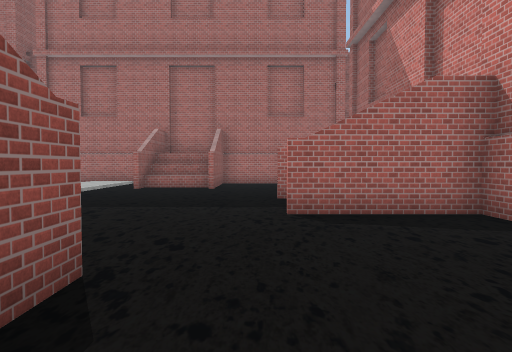
view 1 (above)

24 first-person views from a walk through a scene from a Unity 3-D project. The camera is 1.5 m above the floor, tilts 2° down and sees 75° across. The floor is counted in squares, 2 m on a side. Each view is taken from the middle of a square. On the plan, view 1 faces up. The plan holds only what a view shows up to about 11 squares ahead; the rest is blank. The place goes on beyond the plan. The player character is not drawn. Some surface patterns are stand-ins.

view 2
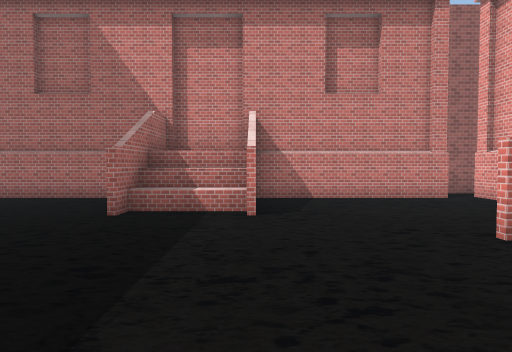

view 3
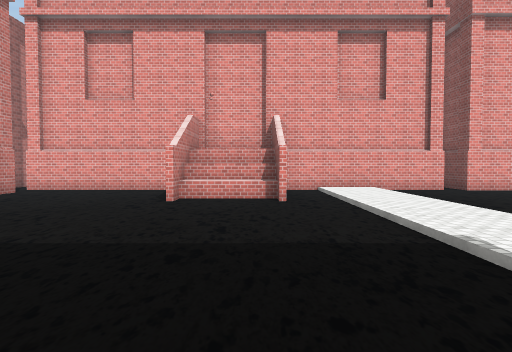

view 4
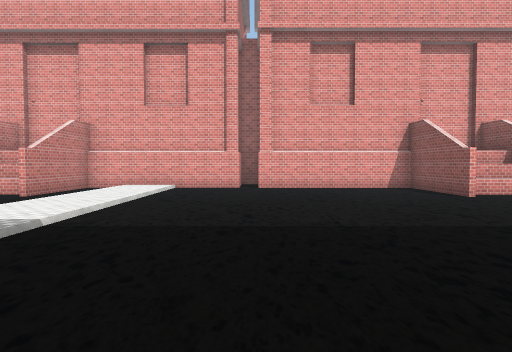

view 5
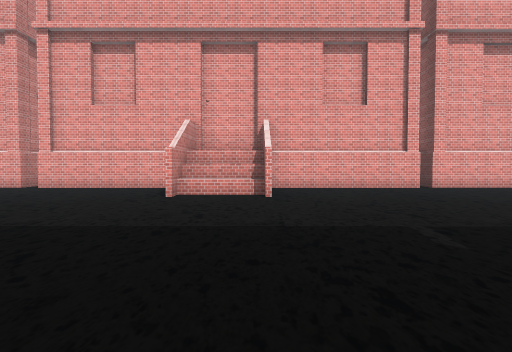

view 6
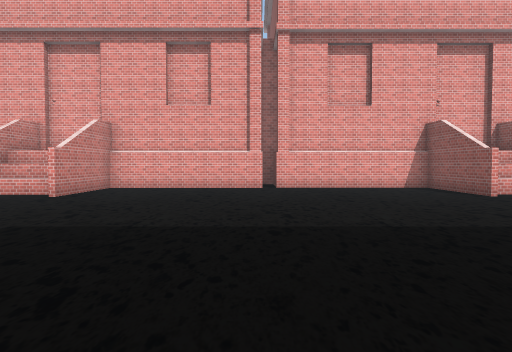

view 7
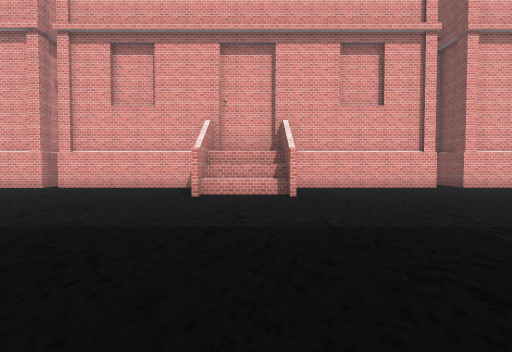

view 8
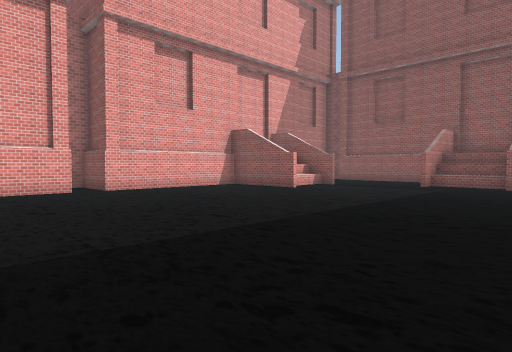

view 9
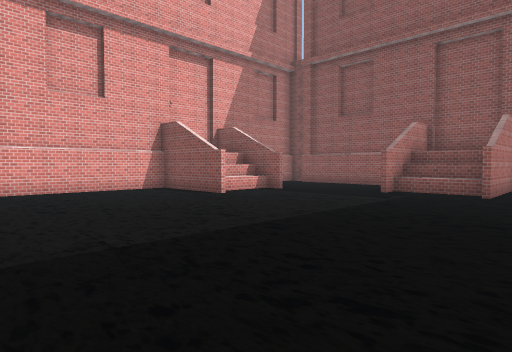

view 10
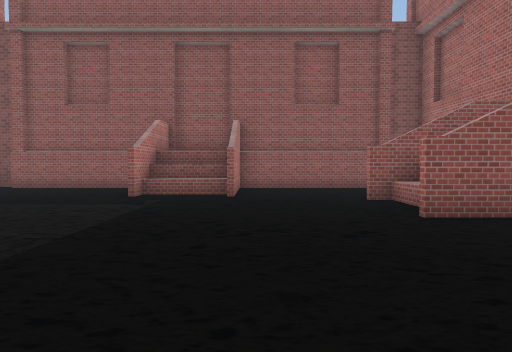

view 11
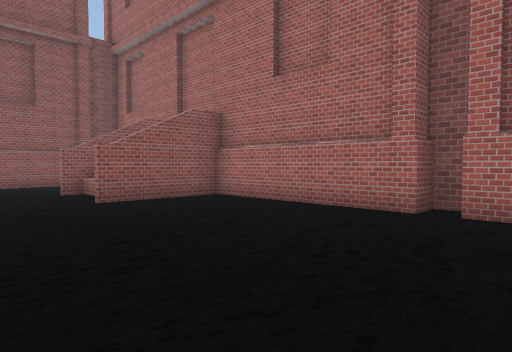

view 12
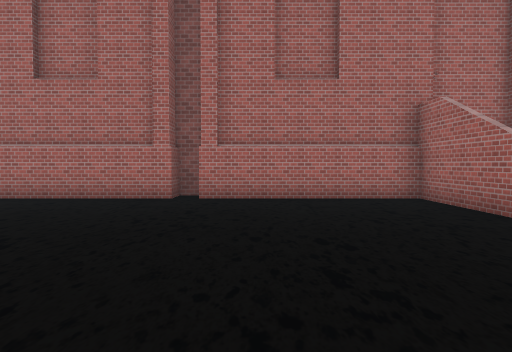

view 13
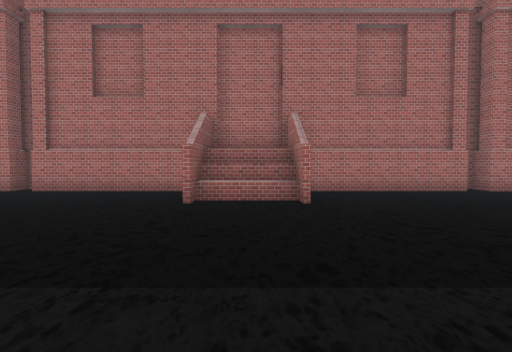

view 14
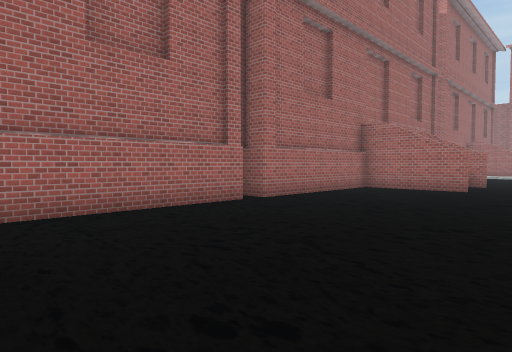

view 15
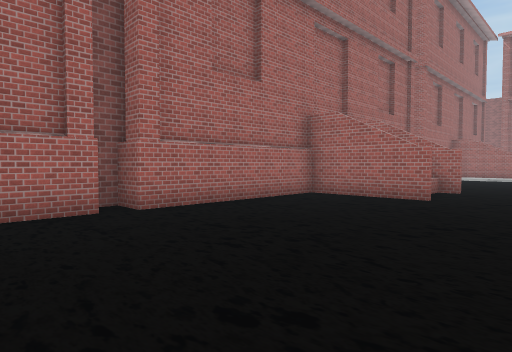

view 16
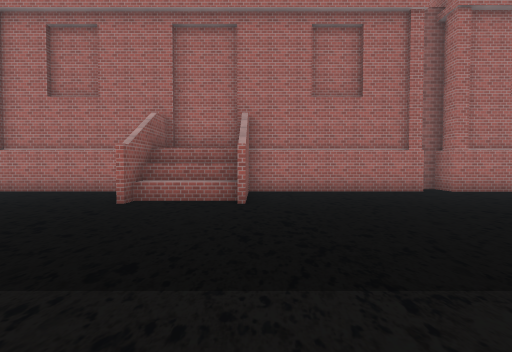

view 17
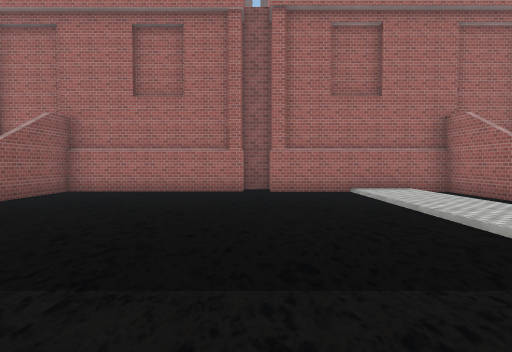

view 18
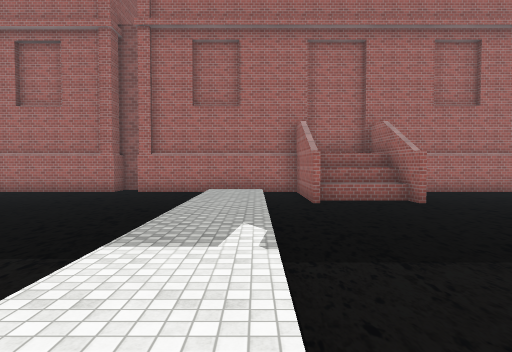

view 19
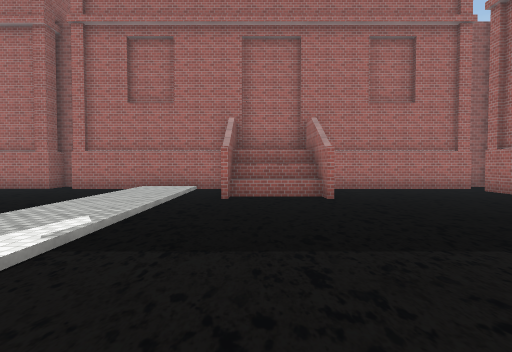

view 20
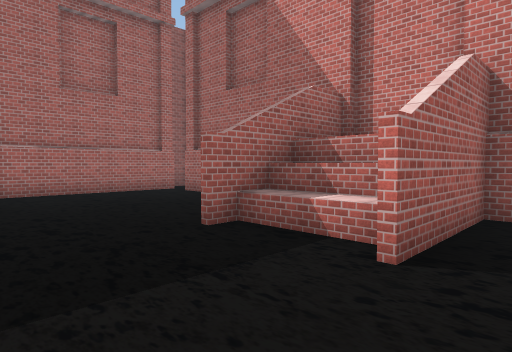

view 21
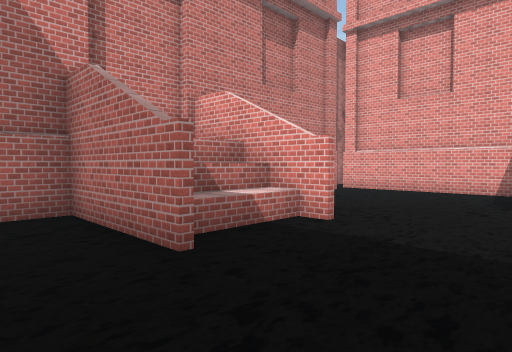

view 22
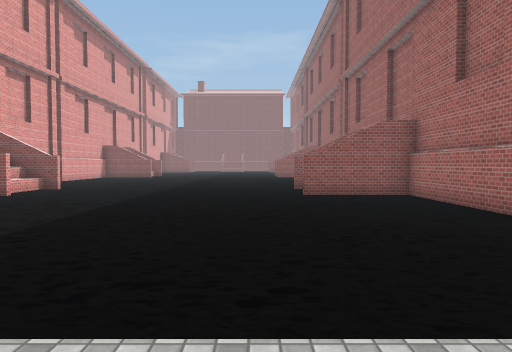

view 23
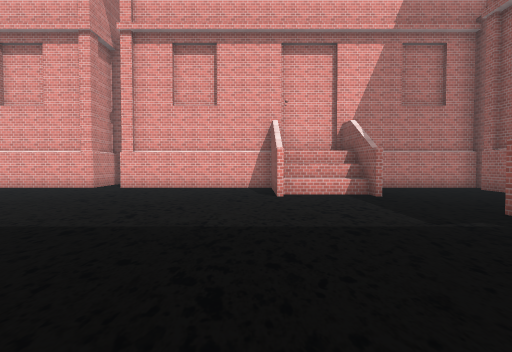

view 24
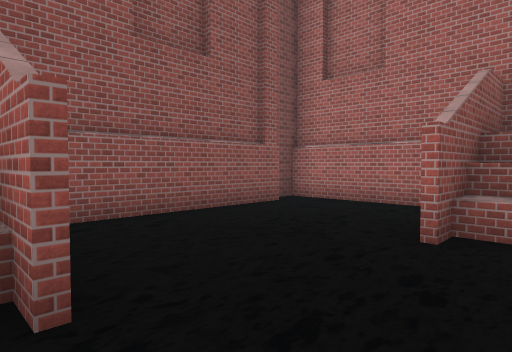

### Floor plan
Key: @ floor where view 1 was taken; # wall or solid block; . main floor; : floor 0.25 m higher than the main floor; / step, stairs or slope; ^ raised ledge.
Columns run from 46 left of view 1 to 4 right of it. Each row starts with its distance up from view 1.
 14 ####  ############ ####################
 13 #...  #..........###..........##......#############
 12 #...###..........###..........##........:/.##.....#
 11 #...#^#..........^^#..........^^........:/.##.....#
 10 #.......................................:/........#
  9 #.......................................:/........#
  8 #.......................................:/........#
  7 ###^....................................:/.....^###
  6  ##.....................................:/.....^##
  5 ####....................................:/.....####
  4 #.......................................:/........#
  3 #.......................................:/........#
  2 #...#..#.........#..#.........^^#.......:/.^.#....#
  1 #...####.........####.........###.......:/.###....#
  0 #...###..........###..........###.......:/.###@...#
 -1 ##### ######.##### ############ ############ ######
 -2            #.
 -3            ##

Positions as (right, up) in squares from view 1, and headings:
1: (0, 0), facing up
2: (-5, 5), facing right
3: (-3, 9), facing down
4: (-9, 10), facing down
5: (-16, 10), facing down
6: (-21, 10), facing down
7: (-28, 10), facing down
8: (-31, 9), facing down-left
9: (-34, 9), facing down-left
10: (-35, 8), facing left
11: (-33, 8), facing up-left
12: (-33, 6), facing up
13: (-28, 4), facing up
14: (-27, 8), facing up-right
15: (-24, 8), facing up-right
16: (-14, 4), facing up
17: (-9, 4), facing up
18: (-5, 3), facing up
19: (-3, 3), facing up
20: (-2, 4), facing up-right
21: (-2, 9), facing down-right
22: (-5, 9), facing left
23: (-39, 10), facing down
24: (-41, 7), facing up-left
